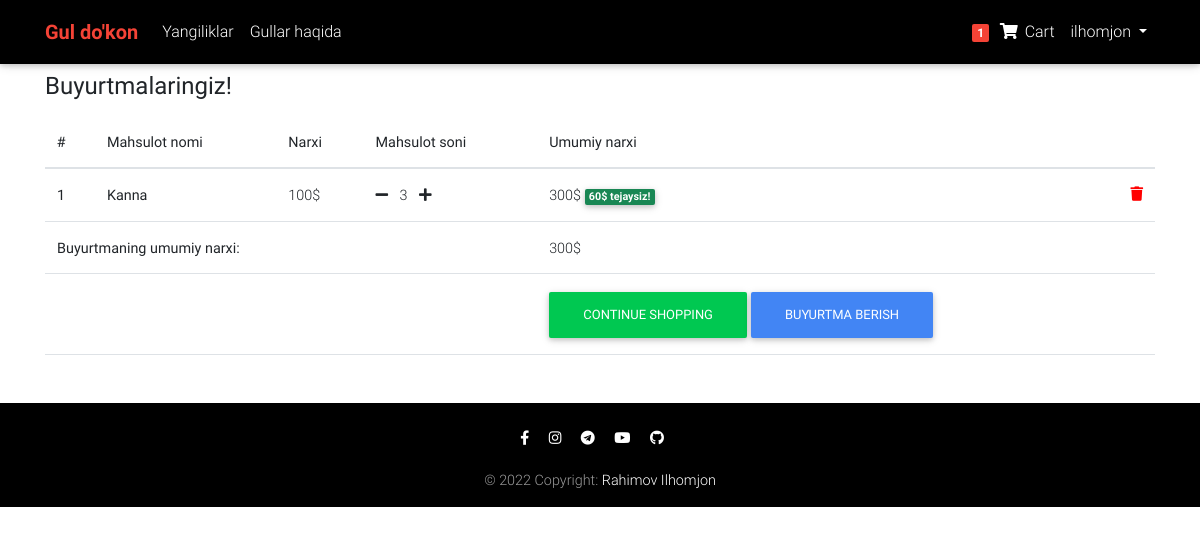
The page /order-summary (signed in) on the database as committed earlier.
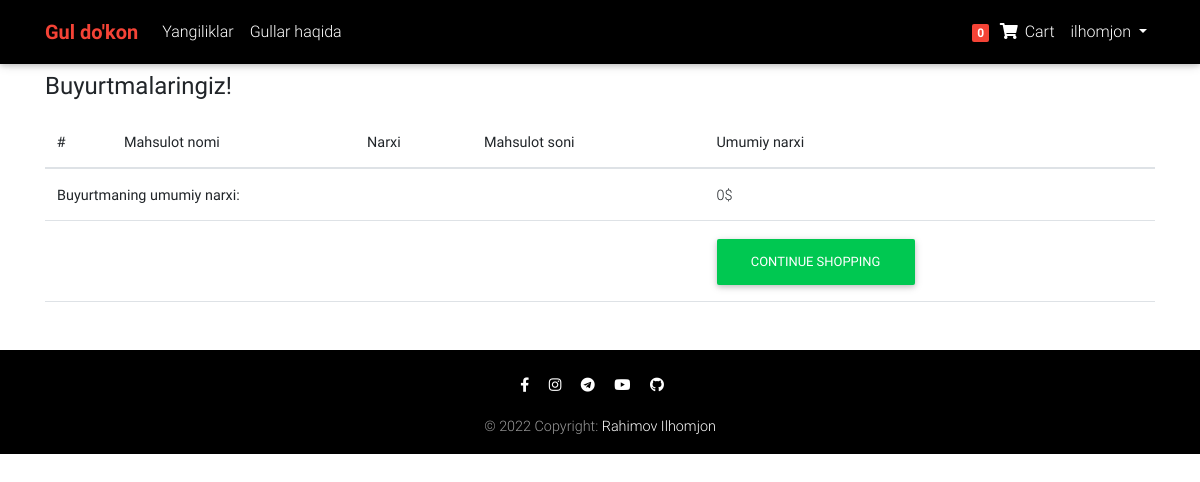
The same page on the database as committed later.
### accounts/models.py (models this page shows)
class CustomUser(AbstractUser):
    age = models.PositiveIntegerField(null=True, blank=True)

### flowers/models.py (models this page shows, shortened)
class Order(models.Model):
    user = models.ForeignKey(settings.AUTH_USER_MODEL, on_delete=models.CASCADE)
    products = models.ManyToManyField(OrderProduct)
    start_date = models.DateTimeField(auto_now_add=True)
    ordered_date = models.DateTimeField()
    ordered = models.BooleanField(default=False)
    order_completed = models.BooleanField(default=False)
    order_completed_date = models.DateTimeField(null=True, blank=True)
    billingAddress = models.ForeignKey('BillingAddress', on_delete=models.SET_NULL, blank=True, null=True)
    payment = models.ForeignKey('Payment', on_delete=models.SET_NULL, blank=True, null=True)
    def get_total(self):
        total = 0
        for order_product in self.products.all():
            total += order_product.get_final_price()
        return total

class OrderProduct(models.Model):
    user = models.ForeignKey(settings.AUTH_USER_MODEL, on_delete=models.CASCADE)
    ordered = models.BooleanField(default=False)
    product = models.ForeignKey(Product, on_delete=models.CASCADE)
    quantity = models.IntegerField(default=1)
    def get_total_product_price(self):
        return self.quantity * self.product.price
    def get_total_product_discount_price(self):
        return self.quantity * self.product.discount_price
    def get_amount_saved(self):
        return self.get_total_product_price() - self.get_total_product_discount_price()
    def get_final_price(self):
        if self.product.discount_price:
            return self.get_total_product_discount_price()
        return self.get_total_product_price()

class Product(models.Model):
    name = models.CharField(max_length=50)
    description = RichTextField()
    date = models.DateTimeField(auto_now_add=True)
    image = models.ImageField(upload_to='images/')
    price = models.IntegerField()
    discount_price = models.IntegerField(null=True, blank=True)
    category = models.ForeignKey(Category, on_delete=models.CASCADE)
    label = models.CharField(choices=LABEL_CHOICES, max_length=10, null=True, blank=True)
    class Meta:
        verbose_name_plural = "Products"

### flowers/views.py (the view)
# urls.py: path('order-summary', OrderSummaryView.as_view(), name='order-summary'),
class OrderSummaryView(LoginRequiredMixin, View):
    def get(self, *args, **kwargs):
        try:
            order = Order.objects.get(user=self.request.user, ordered=False)
            return render(self.request, 'order_summary.html', context={
                'object': order,
            })
        except ObjectDoesNotExist:
            messages.error(self.request, "Savatingiz bo'sh, mahsulot tanlab uni qo'shing!", extra_tags='danger')
            return HttpResponseRedirect(self.request.META.get('HTTP_REFERER'))

### flowers/templatetags/card_template_tags.py (called while the page is built)
@register.filter()
def card_flower_count(user):
    if user.is_authenticated:
        qs = Order.objects.filter(user=user, ordered=False)
        if qs.exists():
            return qs.last().products.count()
    return 0

### template/order_summary.html (shortened to what this page needs)
{% extends 'base.html' %}
{% block content %}
<div class="mt-5 pt-4">
  </div>
<main>
    <div class="container">
  <h4><b>Buyurtmalaringiz!</b></h4>
<table class="table table-hover mt-3 mb-5">
    <thead>
    <tr>
      <th scope="col">#</th>
      <th scope="col">Mahsulot nomi</th>
      <th scope="col">Narxi</th>
      <th scope="col">Mahsulot soni</th>
      <th scope="col">Umumiy narxi</th>
    </tr>
  </thead>
  <tbody class="table-group-divider">
  {% for order_product in object.products.all %}
    <tr>
      <th scope="row">{{ forloop.counter }}</th>
      <th><a class="text-link active" href="{% url 'product' order_product.product.id %} ">{{ order_product.product.name }}</a></th>
      {% if order_product.product.discount_price %}
        <td>{{ order_product.product.discount_price }}$</td>
        <td>
          <a href="{% url 'remove-flower-from-card' order_product.product.id %}"><i class="fas fa-minus mr-2"></i> </a>
          {{ order_product.quantity }}
          <a href="{% url 'add-to-card' order_product.product.id %}"><i class="fas fa-plus ml-2"></i></a>
        </td>
        <td>{{ order_product.get_final_price }}$
          <span class="badge text-bg-success">{{ order_product.get_amount_saved }}$ tejaysiz!</span>
          <a style="color:red;" href="{% url 'remove-from-card' order_product.product.id %}">
            <i class="fas fa-trash float-right"></i>
          </a>
        </td>
      {% endif %}
    </tr>
  {% endfor %}
  <tr>
    <td colspan="4"><b>Buyurtmaning umumiy narxi: </b></td>
    <td>{{ object.get_total }}$</td>
  </tr>
  <tr>
    <td colspan="4"></td>
    <td><a class="btn btn-success" href="/category/0/page/1/">continue shopping</a>
      {% if object.products.all %}
        <a class="btn btn-primary" href="{% url 'checkout' %}">Buyurtma berish</a> </td>
      {% endif %}
  </tr>
  </tbody>
</table>
    </div>
</main>
{% endblock content %}

### template/base.html (shortened to what this page needs)
{% load static %}
{% load card_template_tags %}
<!doctype html>
<html lang="uz">
<head>
  <link href="https://cdn.jsdelivr.net/npm/bootstrap@5.2.3/dist/css/bootstrap.min.css" rel="stylesheet">
  <link href="https://getbootstrap.com/docs/5.2/assets/css/docs.css" rel="stylesheet">
  <link rel="stylesheet" href="https://use.fontawesome.com/releases/v5.11.2/css/all.css">
  <link href="/static/css/bootstrap.min.css" rel="stylesheet">
  <link href="/static/css/mdb.min.css" rel="stylesheet">
  <link href="/static/css/style.min.css" rel="stylesheet">
</head>
<body>
  <nav class="navbar fixed-top navbar-expand-lg navbar-dark black scrolling-navbar">
    <div class="container">
      <a class="navbar-brand waves-effect" href="/category/0/page/1/">
        <strong class="red-text"><b>Gul do'kon</b></strong>
      </a>
      <div class="collapse navbar-collapse" id="navbarSupportedContent">
        <ul class="navbar-nav mr-auto">
          <li class="nav-item">
            <a class="nav-link waves-effect" href="">Yangiliklar</a>
          </li>
          <li class="nav-item">
            <a class="nav-link waves-effect" href="">Gullar haqida</a>
          </li>
        </ul>
        <ul class="navbar-nav nav-flex-icons">
          {% if user.is_authenticated %}
          <li class="nav-item">
            <a href="{% url 'order-summary' %}" class="nav-link waves-effect">
              <span class="badge red z-depth-1 mr-1"> {{ user|card_flower_count }} </span>
              <i class="fas fa-shopping-cart"></i>
              <span class="clearfix d-none d-sm-inline-block"> Cart </span>
            </a>
          </li>
           <li class="nav-item dropdown">
              <a class="nav-link dropdown-toggle" href="#" role="button" data-bs-toggle="dropdown" aria-expanded="false">
                {{ user.username }}
              </a>
            </li>
          {% else %}
          <div class="button small">
            <a href="{% url 'login' %}" class="btn btn-outline-light" type="submit" style="height:40; width:120;">login</a></div>
          {% endif %}
        </ul>
      </div>
    </div>
  </nav>
    <main>
        {% block content %}
        {% endblock content %}
    </main>
  <footer class="page-footer footer-dark black text-center font-small mt-4 wow fadeIn">
    <hr class="my-4">
    <div class="pb-1">
      <a href="https://www.facebook.com/profile.php?id=100075273840350&mibextid=ZbWKwL" target="_blank">
        <i class="fab fa-facebook-f mr-3"></i>
      </a>
      <a href="https://www.instagram.com/rahimov_ilhomjon01/" target="_blank">
        <i class="fab fa-instagram mr-3"></i>
      </a>
      <a href="http://t.me/Rahimov_Ilhomjon" target="_blank">
        <i class="fab fa-telegram mr-3"></i>
      </a>
      <a href="https://www.youtube.com/@realpythonacademy3211" target="_blank">
        <i class="fab fa-youtube mr-3"></i>
      </a>
      <a href="https://github.com/RahimovIlhom" target="_blank">
        <i class="fab fa-github mr-3"></i>
      </a>
    </div>
    <div class="footer-copyright py-3">
      © 2022 Copyright:
      <a href="" target="_blank"> Rahimov Ilhomjon </a>
    </div>
  </footer>
  </body>
</html>

Rows that differ between the two databases and show on the page:
removed OrderProduct: product.name "Kanna", product.discount_price "100", quantity "3", get_final_price "300", get_amount_saved "60"
changed CustomUser "ilhomjon": id "1" → "0"
changed Order: get_total "300" → "0"
Other text that changed with them:
text no longer shown: "BUYURTMA BERISH"
